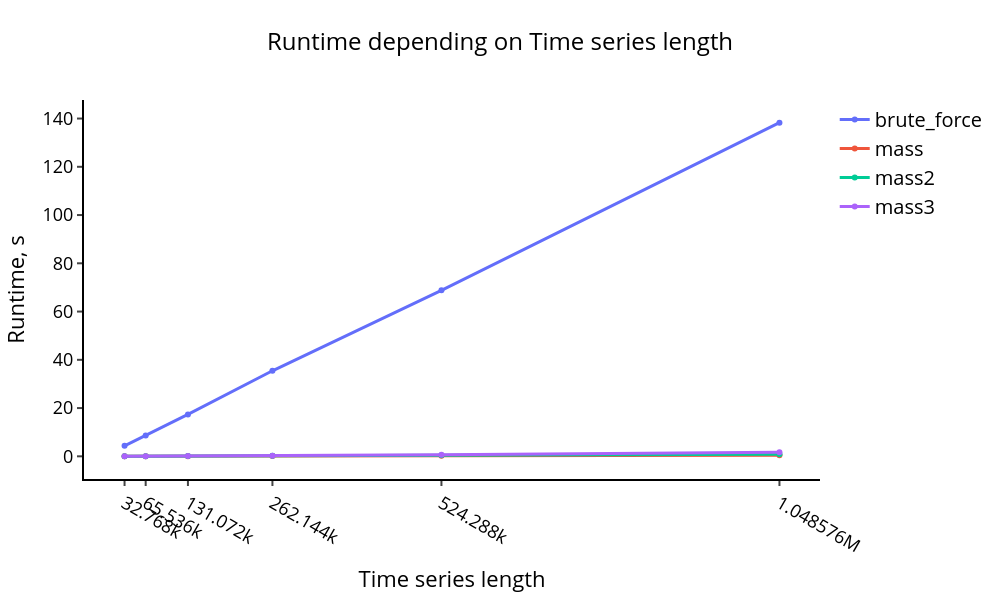

This figure's notebook cell:
### Code cell
# visualize plot with results of experiment
comparison_param = np.array(algorithms)
visualize_plot_times(times_exp1, comparison_param, exp1_params)

### Figure 1 — Plotly figure (JSON) as saved in the notebook; plotly's stock layout.template omitted (floating-point values rounded to 4 significant figures)
{"data": [{"line": {"width": 3}, "name": "brute_force", "type": "scatter", "x": [32768, 65536, 131072, 262144, 524288, 1048576], "y": [4.337, 8.631, 17.37, 35.45, 68.8, 138.3]}, {"line": {"width": 3}, "name": "mass", "type": "scatter", "x": [32768, 65536, 131072, 262144, 524288, 1048576], "y": [0.009062, 0.02106, 0.0476, 0.09913, 0.213, 0.4197]}, {"line": {"width": 3}, "name": "mass2", "type": "scatter", "x": [32768, 65536, 131072, 262144, 524288, 1048576], "y": [0.02383, 0.0498, 0.1018, 0.2052, 0.4257, 0.846]}, {"line": {"width": 3}, "name": "mass3", "type": "scatter", "x": [32768, 65536, 131072, 262144, 524288, 1048576], "y": [0.02403, 0.04849, 0.1048, 0.2404, 0.6159, 1.699]}], "layout": {"height": 600, "legend": {"font": {"color": "black", "size": 20}}, "paper_bgcolor": "rgba(0, 0, 0, 0)", "plot_bgcolor": "rgba(0, 0, 0, 0)", "title": {"font": {"color": "black", "size": 24}, "text": "Runtime depending on Time series length", "x": 0.5, "xanchor": "center"}, "width": 1000, "xaxis": {"autorange": true, "linecolor": "#000", "linewidth": 2, "range": [-30230.0, 1112000.0], "showgrid": false, "tickfont": {"color": "black", "size": 18}, "ticks": "outside", "tickvals": [32768, 65536, 131072, 262144, 524288, 1048576], "tickwidth": 2, "title": {"font": {"color": "black", "size": 22}, "text": "Time series length"}, "type": "linear"}, "yaxis": {"autorange": true, "linecolor": "#000", "linewidth": 2, "range": [-9.413, 147.7], "showgrid": false, "tickfont": {"color": "black", "size": 18}, "ticks": "outside", "tickwidth": 2, "title": {"font": {"color": "black", "size": 22}, "text": "Runtime, s"}, "type": "linear", "zeroline": false}}}
